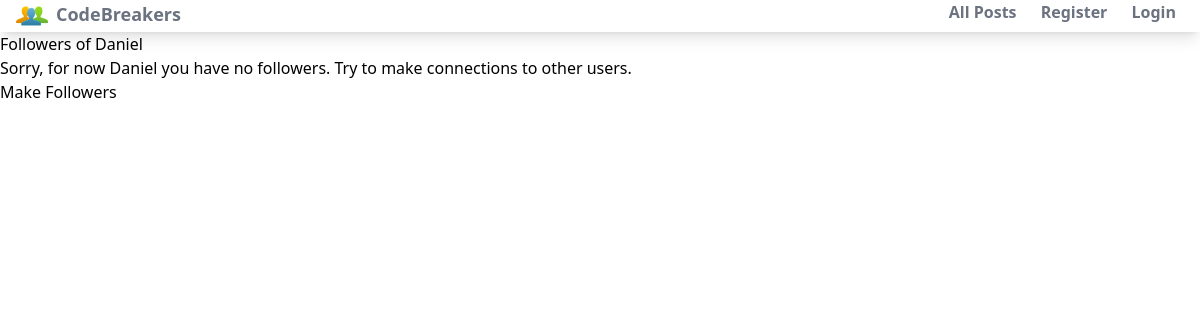
Before: /follows/Daniel/ with the older database file.
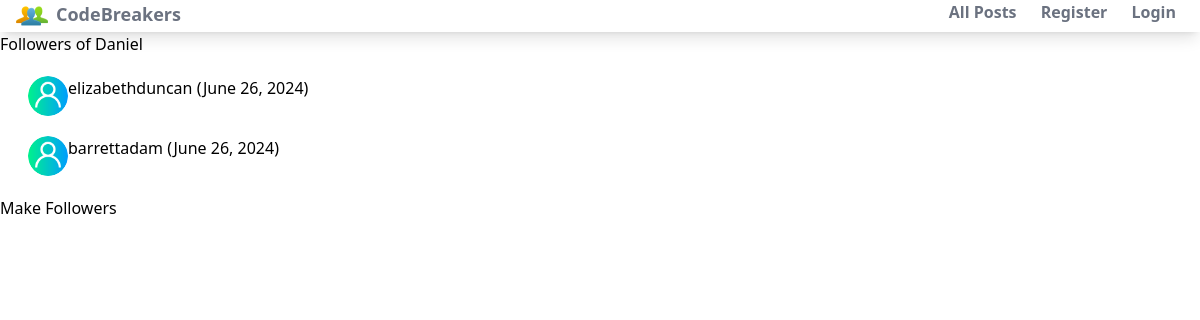
After: the same page with the newer database file.
### users/models.py (models this page shows, shortened)
class Friendship(models.Model):
    from_user = models.ForeignKey(User, related_name='from_user', on_delete=models.CASCADE)
    to_user = models.ForeignKey(User, related_name='to_user', on_delete=models.CASCADE)
    created_at = models.DateTimeField(auto_now_add=True)
    class Meta:
        unique_together = ('from_user', 'to_user')

class Profile(models.Model):
    user = models.OneToOneField(settings.AUTH_USER_MODEL, on_delete=models.CASCADE)
    photo = models.ImageField(default='users/images/anonymous.png', upload_to='users/%Y/%m/%d', blank=True)
    bio = models.TextField(max_length=200,blank=True)

### users/views.py (the view)
# urls.py: path('follows/<str:username>/', views.FollowersListView.as_view(), name='follower_list'),
class FollowersListView(ListView):
    model = Friendship
    template_name = 'users/follower_list.html'
    context_object_name = 'followers'
    def get_queryset(self):
        username = self.kwargs['username']
        self.user = User.objects.get(username=username)
        return Friendship.objects.filter(to_user=self.user)
    def get_context_data(self, **kwargs):
        context = super().get_context_data(**kwargs)
        context['user'] = self.user
        context['users_with_profiles'] = User.objects.filter(profile__isnull=False)
        return context

### users/templates/users/follower_list.html (shortened to what this page needs)
{% extends "users/base.html" %}
{% load static %}
{% block body %}
<h2>Followers of {{ user.username }}</h2>
  {% if followers %}
    <ul>
      {% for follower in followers %}
        <li class="user-container flex mx-5 my-5">
          <img class="h-10 w-10 rounded-full ml-2" src="{{ follower.from_user.profile.photo.url }}" alt="{{ follower.from_user.username }}'s Profile Photo" onerror="this.onerror=null; this.src='{% static 'users/images/user.png' %}'">
          {{ follower.from_user.username }} ({{ follower.created_at|date:"F j, Y" }})
        </li>
      {% endfor %}
    </ul>
    <a href="{% url 'follower_create' %}" class="btn btn-primary">Make Followers</a>
  {% else %}
    <p>Sorry, for now {{ user.username }} you have no followers. Try to make connections to other users.</p>
    <a href="{% url 'follower_create' %}" class="btn btn-primary">Make Followers</a>
  {% endif %}
{% endblock %}

### users/templates/users/base.html (shortened to what this page needs)
{% load static %}
<html>
    <head>
        <link rel="stylesheet" href="{% static 'users/styles.css' %}">
        <link rel="stylesheet" href="{% static 'users/style.css' %}">
    </head>
    <body>
        <nav class="shadow-lg">
            <div class="px-4 mx-auto">
                <div class="flex justify-between">
                    <div>
                        <a class="flex" href="{% url 'index' %}">
                            <img class="h-8 w-8 mr-2" src="{% static 'users/images/network_icon.png' %}" alt="">
                            <span class="font-semibold text-lg text-gray-500">CodeBreakers</span>
                        </a>
                    </div>
                    <div class="space-x-1">
                        {% if request.user.is_authenticated %}
                            <a class="py-4 px-2 text-gray-500 font-semibold" href="{% url 'userspage' username=request.user.username %}">Create Post</a>
                            <a class="py-4 px-2 text-gray-500 font-semibold" href="{% url 'feed' %}">All Posts</a>
                            <a class="py-4 px-2 text-gray-500 font-semibold" href="{% url 'chat_index' %}">Messages</a>
                            <a class="py-4 px-2 text-gray-500 font-semibold" href="{% url 'friends_list' username=request.user.username %}">Friends</a>
                            <a class="py-4 px-2 text-gray-500 font-semibold" href="{% url 'edit' %}">Edit</a>
                            <a class="py-4 px-2 text-gray-500 font-semibold" href="{% url 'about' %}">About Us</a>
                            <form id="logout-form" method="post" action="{% url 'logout' %}" style="display: inline;">
                                {% csrf_token %}
                                <button class="py-4 px-2 text-gray-500 font-semibold" type="submit">Logout</button>
                            </form>
                        {% else %}
                            <a class="py-4 px-2 text-gray-500 font-semibold" href="{% url 'index' %}">All Posts</a>
                            <a class="py-4 px-2 text-gray-500 font-semibold" href="{% url 'register' %}">Register</a>
                            <a class="py-4 px-2 text-gray-500 font-semibold" href="{% url 'login' %}">Login</a>
                        {% endif %}
                    </div>
                </div>
            </div>
        </nav>
        {% block body %}{% endblock %}
    </body>
</html>

### static/users/styles.css (style rules this page uses)
html, :host { line-height: 1.5; -webkit-text-size-adjust: 100%; -moz-tab-size: 4; -o-tab-size: 4; tab-size: 4; font-family: ui-sans-serif, system-ui, sans-serif, "Apple Color Emoji", "Segoe UI Emoji", "Segoe UI Symbol", "Noto Color Emoji"; font-feature-settings: normal; font-variation-settings: normal; -webkit-tap-highlight-color: transparent; }
body { margin: 0; line-height: inherit; }
h1, h2, h3, h4, h5, h6 { font-size: inherit; font-weight: inherit; }
a { color: inherit; text-decoration: inherit; }
blockquote, dl, dd, h1, h2, h3, h4, h5, h6, hr, figure, p, pre { margin: 0; }
ol, ul, menu { list-style: none; margin: 0; padding: 0; }
img, svg, video, canvas, audio, iframe, embed, object { display: block; vertical-align: middle; }
img, video { max-width: 100%; height: auto; }
.mx-5 { margin-left: 1.25rem; margin-right: 1.25rem; }
.mx-auto { margin-left: auto; margin-right: auto; }
.my-5 { margin-top: 1.25rem; margin-bottom: 1.25rem; }
.ml-2 { margin-left: 0.5rem; }
.mr-2 { margin-right: 0.5rem; }
.flex { display: flex; }
.h-10 { height: 2.5rem; }
.h-8 { height: 2rem; }
.w-10 { width: 2.5rem; }
.w-8 { width: 2rem; }
.justify-between { justify-content: space-between; }
.space-x-1 > :not([hidden]) ~ :not([hidden]) { --tw-space-x-reverse: 0; margin-right: calc(0.25rem * var(--tw-space-x-reverse)); margin-left: calc(0.25rem * calc(1 - var(--tw-space-x-reverse))); }
.rounded-full { border-radius: 9999px; }
.px-2 { padding-left: 0.5rem; padding-right: 0.5rem; }
.px-4 { padding-left: 1rem; padding-right: 1rem; }
.py-4 { padding-top: 1rem; padding-bottom: 1rem; }
.text-lg { font-size: 1.125rem; line-height: 1.75rem; }
.font-semibold { font-weight: 600; }
.text-gray-500 { --tw-text-opacity: 1; color: rgb(107 114 128 / var(--tw-text-opacity)); }
.shadow-lg { --tw-shadow: 0 10px 15px -3px rgb(0 0 0 / 0.1), 0 4px 6px -4px rgb(0 0 0 / 0.1); --tw-shadow-colored: 0 10px 15px -3px var(--tw-shadow-color), 0 4px 6px -4px var(--tw-shadow-color); box-shadow: var(--tw-ring-offset-shadow, 0 0 #0000), var(--tw-ring-shadow, 0 0 #0000), var(--tw-shadow); }

Changed rows visible on the page:
added Friendship: from_user.profile.photo (placeholder picture), from_user.username "elizabethduncan", created_at "June 26, 2024"
added Friendship: from_user.profile.photo (placeholder picture), from_user.username "barrettadam", created_at "June 26, 2024"
Other visible differences:
{{ user.username }}: "Daniel" → (not shown)
text no longer shown: "Sorry, for now you have no followers. Try to make connections to other users."
